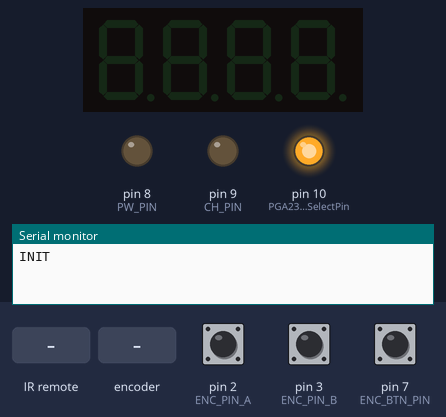
Recording of a sketch running on a simulated Arduino Uno, built with avr-gcc and run on an emulated ATmega328P. Shown: 4-digit seven-segment display, output pins drawn as LEDs (lit = HIGH), the last lines printed to the serial monitor. Inputs (shaded band) come from the test bench; at power-on: pin 7 (ENC_BTN_PIN) HIGH, pin 2 (ENC_PIN_A) HIGH, pin 3 (ENC_PIN_B) HIGH.

Above: at 1.2 s.
1.3 s: pin 7 (ENC_BTN_PIN) pulled LOW for 1 s
At 3.5 s:
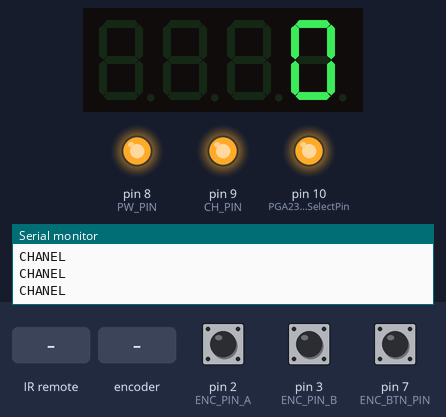
5.3 s: infrared code 0x8D6CD0C8 received
At 6.5 s:
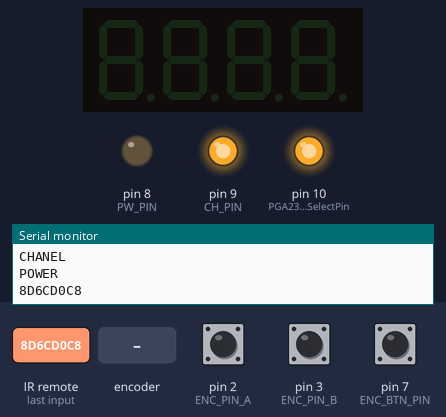
6.8 s: pin 7 (ENC_BTN_PIN) pulled LOW for 0.15 s
At 7.6 s:
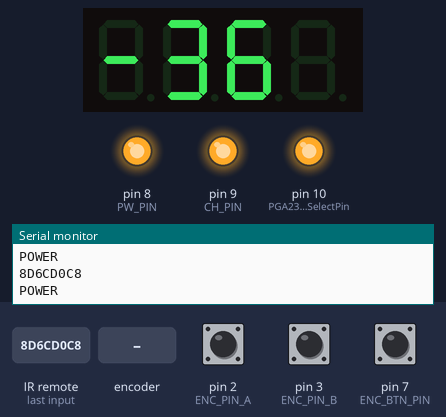
9.9 s: rotary encoder on pin 2 (ENC_PIN_A) / pin 3 (ENC_PIN_B) turned 3 steps (first pin leading)
At 10.5 s:
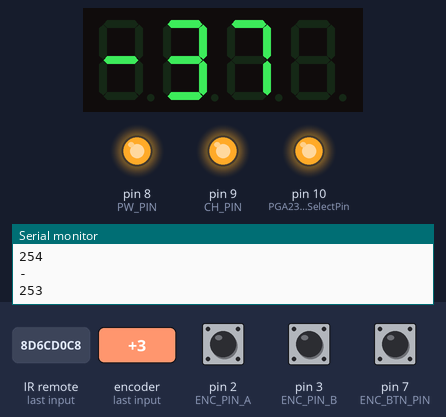
13.5 s: infrared code 0x2BD17744 received
At 14.0 s:
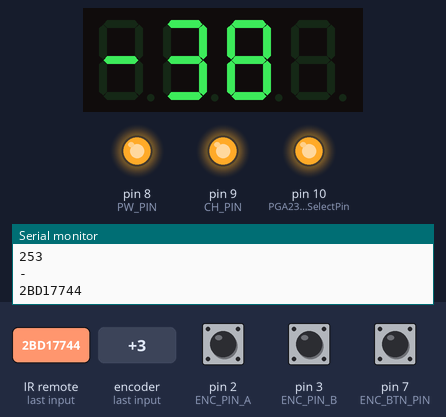
16.5 s: infrared code 0x55E1CDE4 received
At 17.4 s:
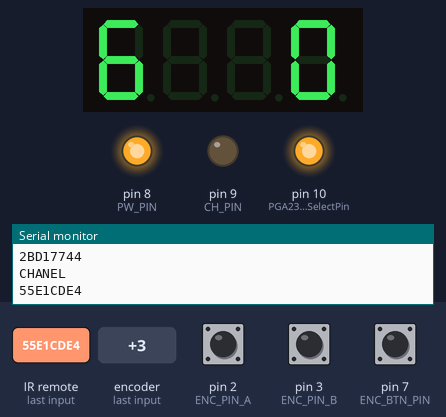
Timing chart, 0 to 19.5 s (numbered marks = the images above; inputs shaded):
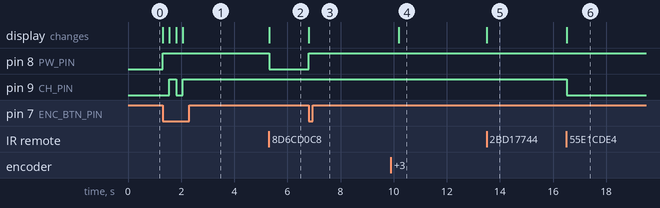

Measured:
- after the input at 1.3 s, pin 8 (PW_PIN): LOW → HIGH at once; pin 9 (CH_PIN): LOW → HIGH after 0.26 s, → LOW 0.25 s later, → HIGH 0.25 s later; the display: first changes at once (image 1 shows a later state)
- after the input at 5.3 s, pin 8 (PW_PIN): HIGH → LOW at once; the display: changes at once (image 2)
- after the input at 6.8 s, pin 8 (PW_PIN): LOW → HIGH at once; the display: changes at once (image 3)
- after the input at 9.9 s, the display: changes after 0.29 s (image 4)
- after the input at 13.5 s, the display: changes at once (image 5)
- after the input at 16.5 s, pin 9 (CH_PIN): HIGH → LOW at once; the display: changes at once (image 6)

The sketch:

AmplifierController.ino
```cpp
#include <stdlib.h>
#include <SPI.h>

#include "TM1637.h"

#define ENC_PIN_A 2 // digital pin 2
#define ENC_PIN_B 3 // digital pin 3
#define ENC_BTN_PIN 7

#define CLK 4 //pins definitions for TM1637
#define DIO 5
#define CH_PIN 9
#define PW_PIN 8
#define IR_PIN 6
#define TEST_DELAY 2000
#include <IRremote.h>

#define INIT_GAIN 120  //-36dB
#define MAX_VOLUME 212 //+10db
#define MIN_VOLUME 30  //-80db

#define SEG_A 0b00000001
#define SEG_B 0b00000010
#define SEG_C 0b00000100
#define SEG_D 0b00001000
#define SEG_E 0b00010000
#define SEG_F 0b00100000
#define SEG_G 0b01000000

TM1637 tm1637(CLK, DIO);

const int PGA2311SlaveSelectPin = 10;

volatile byte aFlag = 0;
volatile byte bFlag = 0;
volatile byte encoderPos = 0;
volatile byte oldEncPos = 0;
volatile byte reading = 0;

int nGain = INIT_GAIN;
int lastIrValue;
int repeatCount = 1;
bool mute = false;
bool powerOn = false;
bool chanelB = false;
bool btnDown = false;

byte displayUpdate;

bool sleep = false;
uint16_t timer3 = 0;
int inc = 1;

IRrecv irrecv(IR_PIN);
decode_results results;

int8_t muteData[] = {SEG_G, SEG_G, SEG_G, SEG_G};
int8_t chBdata[] =
    {
        0x0,
        SEG_G | SEG_E | SEG_D,
        SEG_F | SEG_E | SEG_G | SEG_C,
        SEG_A | SEG_B | SEG_G | SEG_E | SEG_D};

int8_t chAdata[] =
    {
        0x0,
        SEG_G | SEG_E | SEG_D,
        SEG_F | SEG_E | SEG_G | SEG_C,
        SEG_B | SEG_C};

enum RemoteHex
{
  VOL_UP = 0x807F48B7,
  VOL_DOWN = 0x2BD17744,
  CH_UP = 0x55E1CDE4,
  CH_DOWN = 0x8857AE20,
  MUTE = 0x807F609F,
  POWER = 0x8D6CD0C8,
  REPEAT_LAST = 0xFFFFFFFF
};

unsigned long lastAction = millis();
unsigned long btnPressedTime = 0;

void setup()
{
  Serial.begin(115200);
  //Serial.begin(57600);
  while (!Serial)
    ;

  Serial.println("INIT");

  pinMode(ENC_BTN_PIN, INPUT_PULLUP);

  pinMode(ENC_PIN_A, INPUT_PULLUP); // set pinA as an input
  pinMode(ENC_PIN_B, INPUT_PULLUP); // set pinB as an input

  attachInterrupt(0, PinA, RISING); // set an interrupt on PinA, rising edge signal
  attachInterrupt(1, PinB, RISING); // set an interrupt on PinB, rising edge signal

  tm1637.init(D4056A);
  tm1637.clearDisplay();

  irrecv.enableIRIn(); // запуск приемника

  pinMode(PGA2311SlaveSelectPin, OUTPUT);
  pinMode(CH_PIN, OUTPUT);
  pinMode(PW_PIN, OUTPUT);

  digitalWrite(PW_PIN, LOW);
  digitalWrite(CH_PIN, LOW);

  SPI.begin();

  SetGain(nGain);
}

void PinA()
{
  cli();                      //stop interrupts
  reading = PIND & B00001100; //read all eight pin values then strip away all but pinA and pinB's values

  //check that we have both pins at detent (HIGH)
  if (reading == B00001100 && aFlag)
  {
    encoderPos++;
    VolumeUp(1);
    bFlag = 0;
    aFlag = 0;
  }
  else if (reading == B00000100)
  {
    bFlag = 1;
  }
  sei(); //restart interrupts
}

void PinB()
{
  cli();
  reading = PIND & B00001100;

  //check that we have both pins at detent (HIGH)
  if (reading == B00001100 && bFlag)
  {
    encoderPos--;
    VolumeDown(1);
    bFlag = 0;
    aFlag = 0;
  }
  else if (reading == B00001000)
    aFlag = 1;
  sei();
}

void UpdateDisplay()
{
  if (!powerOn)
  {
    return;
  }
  float gain = 31.5 - 0.5 * (255 - float(nGain));
  tm1637.display((int)gain);
}

void DisplayChanel()
{
  if (chanelB)
  {
    tm1637.displayRaw(chBdata);
    digitalWrite(CH_PIN, HIGH);
  }
  else
  {
    tm1637.displayRaw(chAdata);
    digitalWrite(CH_PIN, LOW);
  }
}

void Sleep()
{
  if (powerOn)
  {
    if ((millis() - lastAction) > 500)
    {

      inc = 1;
      lastIrValue = 0;
    }

    if (sleep)
    {
      if (mute)
      {
        if ((millis() - lastAction) > 3000)
        {
          timer3 %= 8;

          int8_t data[4] = {};

          switch (timer3)
          {
          case 0:
            data[0] = SEG_F | SEG_E;
            break;
          case 1:
            data[0] = SEG_B | SEG_C;
            break;
          case 2:
            data[1] = SEG_F | SEG_E;
            break;
          case 3:
            data[1] = SEG_B | SEG_C;
            break;
          case 4:
            data[2] = SEG_F | SEG_E;
            break;
          case 5:
            data[2] = SEG_B | SEG_C;
            break;
          case 6:
            data[3] = SEG_F | SEG_E;
            break;
          case 7:
            data[3] = SEG_B | SEG_C;
            break;
          }

          tm1637.displayRaw(data);

          timer3++;

          lastAction = millis();
        }
      }
    }
    else
    {
      if ((millis() - lastAction) > 5000)
      {
        tm1637.set(1); //Decrease brightness
        if (mute)
        {
          tm1637.displayRaw(muteData);
        }
        else
        {
          DisplayChanel();
        }
        sleep = true;
        lastAction = millis();
      }
    }
  }
}

void loop()
{
  if (digitalRead(ENC_BTN_PIN) == LOW)
  {
    if ((millis() - btnPressedTime > 250))
    {
      btnDown = true;
      btnPressedTime = millis();
      lastAction = millis();
      timer3 = 0;
      sleep = false;
      if (powerOn)
      {
        SwitchChanel();
      }
      else
      {
        SwitchPower();
      }
    }
  }

  if (oldEncPos != encoderPos)
  {
    Serial.println(encoderPos);
    oldEncPos = encoderPos;
    lastAction = millis();
    timer3 = 0;
    sleep = false;
  }

  if (ReadIR())
  {
    lastAction = millis();
    timer3 = 0;
    sleep = false;
  }

  Sleep();
}

bool ReadIR()
{
  bool result = false;
  if (irrecv.decode(&results))
  {
    result = Decode(results.value);
    Serial.println(results.value, HEX);
    irrecv.resume();
  }
  return result;
}

bool Decode(int value)
{
  bool result = false;
  switch (value)
  {
  case VOL_UP:
    VolumeUp(inc);
    lastIrValue = value;
    result = true;
    break;

  case VOL_DOWN:
    VolumeDown(inc);
    lastIrValue = value;
    result = true;
    break;

  case CH_UP:
    SwitchChanel();
    lastIrValue = 0;
    result = true;
    break;

  case CH_DOWN:
    SwitchChanel();
    lastIrValue = 0;
    result = true;
    break;

  case POWER:
    SwitchPower();
    lastIrValue = 0;
    result = true;
    break;

  case MUTE:
    Mute();
    lastIrValue = 0;
    result = true;
    break;

  case REPEAT_LAST:
    inc = 2;
    Decode(lastIrValue);
    result = true;
    break;
  }
  return result;
}

void VolumeUp(int inc)
{
  if (!powerOn)
  {
    return;
  }

  Serial.println("+");

  mute = false;
  if (nGain < MAX_VOLUME)
  {
    nGain = nGain + inc;
    nGain = nGain > MAX_VOLUME ? MAX_VOLUME : nGain;
    tm1637.set(BRIGHTEST);
    SetGain(nGain);
  }
}
void VolumeDown(int inc)
{
  if (!powerOn)
  {
    return;
  }

  Serial.println("-");

  mute = false;
  if (nGain > MIN_VOLUME)
  {
    nGain = nGain - inc;
    nGain = nGain < MIN_VOLUME ? MIN_VOLUME : nGain;
    tm1637.set(BRIGHTEST);
    SetGain(nGain);
  }
}

void Mute()
{
  if (!powerOn)
  {
    return;
  }
  mute = !mute;
  if (mute)
  {
    tm1637.set(BRIGHTEST);
    SetGain(0);
    tm1637.displayRaw(muteData);
  }
  else
  {
    SetGain(nGain);
  }
}

void SwitchPower()
{
  Serial.println("POWER");
  powerOn = !powerOn;
  if (powerOn)
  {
    tm1637.set(BRIGHTEST);
    SetGain(nGain);
    digitalWrite(PW_PIN, HIGH);
  }
  else
  {
    tm1637.set(BRIGHT_DARKEST); //BRIGHT_TYPICAL = 2,BRIGHT_DARKEST = 0,BRIGHTEST = 7;
    tm1637.clearDisplay();
    digitalWrite(PW_PIN, LOW);
  }
}

void SetGain(int gain)
{
  digitalWrite(PGA2311SlaveSelectPin, LOW);
  SPI.transfer(gain); // right channel
  SPI.transfer(gain); // left channel
  digitalWrite(PGA2311SlaveSelectPin, HIGH);

  UpdateDisplay();
}

void SwitchChanel()
{
  if (!powerOn)
  {
    return;
  }
  Serial.println("CHANEL");
  chanelB = !chanelB;
  tm1637.set(BRIGHTEST);
  DisplayChanel();
}
```
